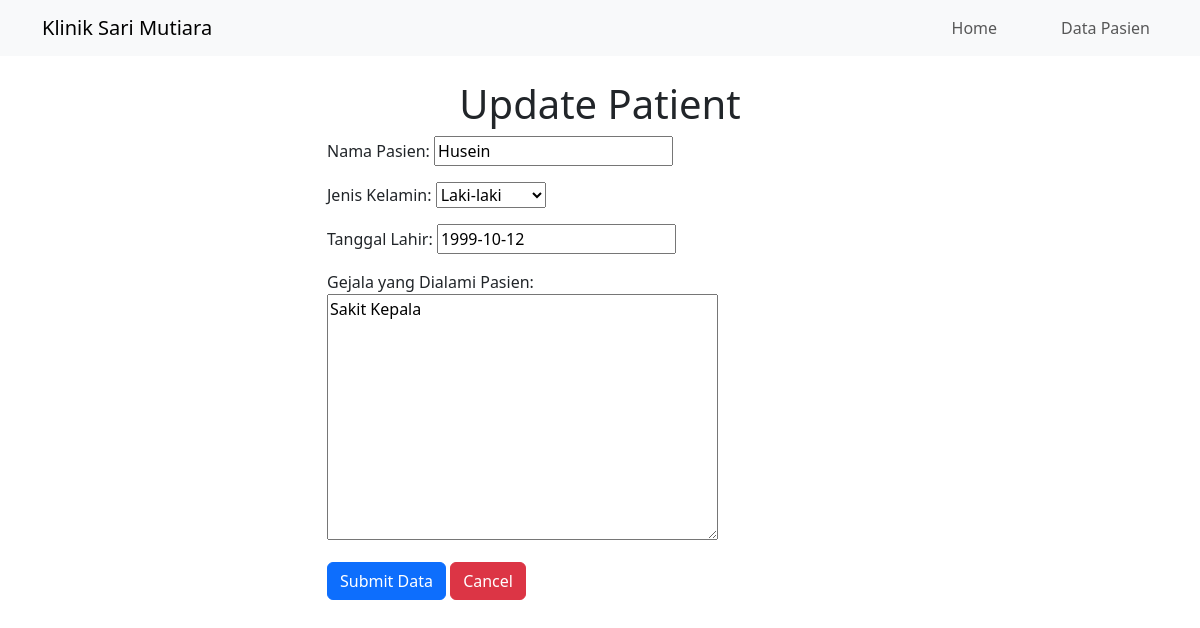
/patient/edit_patient/10/, run on the app's committed database.
### patient/models.py (models this page shows, shortened)
class Patient(models.Model):
    patient_name        = models.CharField(max_length=255)
    GENDER_CHOICES = [
        ("Laki-laki" , "Laki-laki"),
        ("Perempuan" , "Perempuan"),
    ]
    gender      = models.CharField(max_length=10, choices=GENDER_CHOICES)
    born_date   = models.DateField()
    visit_date  = models.DateTimeField(auto_now_add=True, blank=True)
    symptom     = models.TextField()
    slug        = models.SlugField(blank=True, editable=False)

### patient/views.py (the view)
# urls.py: path('edit_patient/<int:id>/', views.edit, name='edit'),
def edit(request, id):
    if request.method == 'POST':
        patient = Patient.objects.get(pk=id)
        form = PatientForm(request.POST or None, instance=patient)
        if form.is_valid():
            form.save()
            return render(request, 'patient/edit_patient.html', {
                'form':form,
                'success':True
                })
    else:
        patient = Patient.objects.get(pk=id)
        form = PatientForm(instance=patient)
    return render(request, 'patient/edit_patient.html', {
                'form':form,
                })

### patient/forms.py
class PatientForm(forms.ModelForm):
    class Meta:
        model = Patient
        fields = ['patient_name', 'gender', 'born_date', 'symptom']
        labels = {
            'patient_name' : 'Nama Pasien',
            'gender' : 'Jenis Kelamin',
            'born_date' : 'Tanggal Lahir',
            'symptom' : 'Gejala yang Dialami Pasien'
        }
        widget = {
            'patient_name' : forms.TextInput(attrs = {'class' : 'form-control'}),
            'gender' : forms.RadioSelect(attrs = {'class' : 'form-check'}),
            'born_date' : forms.DateInput(attrs = {'class' : 'form-control'}),
            'symptom' : forms.Textarea(attrs = {'class' : 'form-control'}),
        }

### patient/templates/patient/edit_patient.html (shortened to what this page needs)
{% extends "base.html" %}
{% block sub-heading %}
<h1 class="text-center">
    Update Patient
</h1>
{% if success %}
    <div class="alert alert-warning">
        Patien Data Has Been Updated
        <a href="{% url "patient:index" %}" class="btn btn-warning ms-2"><strong><u>See All Patients</u></strong></a>
    </div>
{% else %}
    <div class="row justify-content-center">
        <div class="col-sm-6">
            <form action="" method='POST' >
                {{form.as_p}}
                <button type="submit" class="btn btn-primary">Submit Data</button>
                <a href="{% url "patient:index" %}" class="btn btn-danger">Cancel</a>
            </form>
        </div>
    </div>
{% endif %}
{% endblock sub-heading %}

### data on the page
Patient: patient_name "Husein", gender "Laki-laki", born_date "1999-10-12", symptom "Sakit Kepala"
